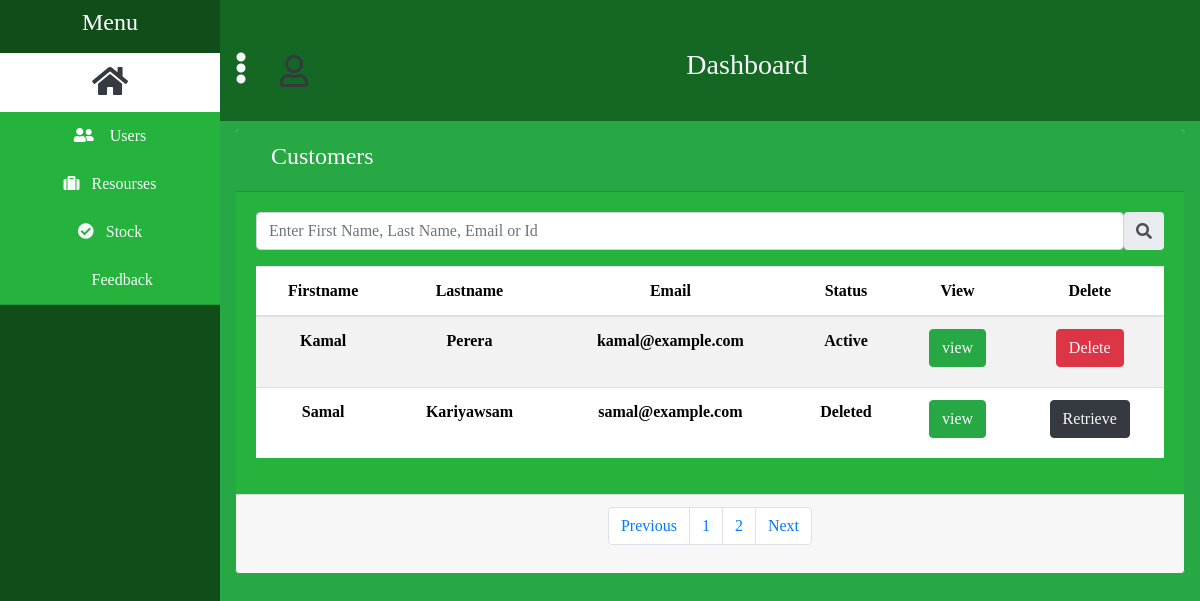
The page /Admin/php/Pages/customer.php (signed in) on the database its author committed.
### tables this page shows
CREATE TABLE IF NOT EXISTS `customer` (
  `cus_Id` int(10) NOT NULL,
  `cus_fname` varchar(50) NOT NULL,
  `cus_lname` varchar(50) NOT NULL,
  `cus_city` varchar(100) NOT NULL,
  `cus_postal_code` int(5) NOT NULL,
  `cus_phone_no` int(10) NOT NULL,
  `cus_email` varchar(150) NOT NULL,
  `cus_password` varchar(50) NOT NULL,
  `isActive` int(1) NOT NULL DEFAULT 1,
  PRIMARY KEY (`cus_Id`)
);

### Admin/php/Functions/Users_function.php (the view, shortened to what this page needs)
<?php
function viewAllCustomer($conn): string
{
    $data = "";
    $query = "SELECT `cus_Id`, `cus_fname`, `cus_lname`,`cus_email`,`isActive` FROM `customer`  ";
    $resultSet = $conn->query($query);
    if (($resultSet-> num_rows) > 0) {
        while($row = mysqli_fetch_array($resultSet)){
            $cus_Id = $row['cus_Id'];
            $cus_fname = $row['cus_fname'];
            $cus_lname = $row['cus_lname'];
            $cus_email = $row['cus_email'];
            $isActive = $row['isActive'] == 1 ? "Active" : "Deleted";
            $buttonType = $row['isActive'] == 1 ? 'Delete' : 'Retrieve';
            $buttoColor = $buttonType == "Delete" ? 'btn-danger' : 'btn-dark';
            $data = $data . "
                                     <tr class='single_row'>
                                    <td>{$cus_fname}</td>
                                      <td>{$cus_lname}</td>
                                    <td>{$cus_email}</td>
                                    <td >{$isActive}</td>
                                <td>
                                    <a
                                            href='../subPages/view_customer.php?type={$buttonType}&id={$cus_Id}'
                                            class='btn btn-success mb-2 text-light modDeleteButton'
                                            type='submit'
                                            name='buttonType'
                                            >
                                               view
                                    </a>
                                </td>
                                <td>
                                    <a
                                            href='../subPages/delete_customer.php?type={$buttonType}&id={$cus_Id}'
                                            class='btn {$buttoColor} mb-2 text-light modDeleteButton'
                                            type='submit'
                                            name='buttonType'
                                            >
                                                {$buttonType}
                                    </a>
                                </td>
                            </tr>
                            ";
        }
    }
    return $data;
}

### resources/css/admin/main.css (style rules this page uses)
:root { --headerColor:#104D18; --borderColor:#187428; --mainColor:#25b33e; --extraColor:#156724; --buttonColor:#32f355; }
* { font-family: "RobotoMono"; }

### resources/css/admin/header.css (style rules this page uses)
:root { --headerColor:#104D18; --borderColor:#187428; --mainColor:#25b33e; --extraColor:#156724; --buttonColor:#32f355; }
* { font-family: RobotoMono, serif; }

### rows shown on the page
customer: cus_fname "Kamal", cus_lname "Perera", cus_email "kamal@example.com", isActive "Active", isActive "Delete"
customer: cus_fname "Samal", cus_lname "Kariyawsam", cus_email "samal@example.com", isActive "Deleted", isActive "Retrieve"
